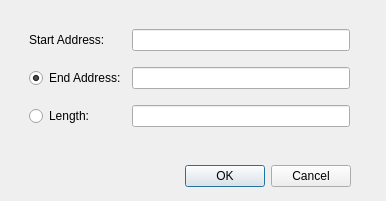
<?xml version="1.0" encoding="UTF-8"?>
<ui version="4.0">
 <class>HexdumpRangeDialog</class>
 <widget class="QDialog" name="HexdumpRangeDialog">
  <property name="geometry">
   <rect>
    <x>0</x>
    <y>0</y>
    <width>386</width>
    <height>201</height>
   </rect>
  </property>
  <property name="windowTitle">
   <string>Select Block</string>
  </property>
  <widget class="QDialogButtonBox" name="buttonBox">
   <property name="geometry">
    <rect>
     <x>10</x>
     <y>160</y>
     <width>341</width>
     <height>32</height>
    </rect>
   </property>
   <property name="orientation">
    <enum>Qt::Horizontal</enum>
   </property>
   <property name="standardButtons">
    <set>QDialogButtonBox::Cancel|QDialogButtonBox::Ok</set>
   </property>
  </widget>
  <widget class="QWidget" name="gridLayoutWidget">
   <property name="geometry">
    <rect>
     <x>29</x>
     <y>19</y>
     <width>321</width>
     <height>121</height>
    </rect>
   </property>
   <layout class="QGridLayout" name="gridLayout">
    <item row="2" column="0">
     <layout class="QHBoxLayout" name="horizontalLayout">
      <item>
       <widget class="QRadioButton" name="endAddressRadioButton">
        <property name="text">
         <string>End Address:</string>
        </property>
        <property name="checked">
         <bool>true</bool>
        </property>
        <attribute name="buttonGroup">
         <string notr="true">buttonGroup</string>
        </attribute>
       </widget>
      </item>
     </layout>
    </item>
    <item row="0" column="0">
     <widget class="QLabel" name="startAddressLabel">
      <property name="text">
       <string>Start Address:</string>
      </property>
     </widget>
    </item>
    <item row="0" column="1">
     <widget class="QLineEdit" name="startAddressLineEdit"/>
    </item>
    <item row="2" column="1">
     <widget class="QLineEdit" name="endAddressLineEdit"/>
    </item>
    <item row="3" column="1">
     <widget class="QLineEdit" name="lengthLineEdit"/>
    </item>
    <item row="3" column="0">
     <widget class="QRadioButton" name="lengthRadioButton">
      <property name="text">
       <string>Length:</string>
      </property>
      <attribute name="buttonGroup">
       <string notr="true">buttonGroup</string>
      </attribute>
     </widget>
    </item>
   </layout>
  </widget>
 </widget>
 <resources/>
 <connections>
  <connection>
   <sender>buttonBox</sender>
   <signal>accepted()</signal>
   <receiver>HexdumpRangeDialog</receiver>
   <slot>accept()</slot>
   <hints>
    <hint type="sourcelabel">
     <x>248</x>
     <y>254</y>
    </hint>
    <hint type="destinationlabel">
     <x>157</x>
     <y>274</y>
    </hint>
   </hints>
  </connection>
  <connection>
   <sender>buttonBox</sender>
   <signal>rejected()</signal>
   <receiver>HexdumpRangeDialog</receiver>
   <slot>reject()</slot>
   <hints>
    <hint type="sourcelabel">
     <x>316</x>
     <y>260</y>
    </hint>
    <hint type="destinationlabel">
     <x>286</x>
     <y>274</y>
    </hint>
   </hints>
  </connection>
 </connections>
 <buttongroups>
  <buttongroup name="buttonGroup"/>
 </buttongroups>
</ui>
